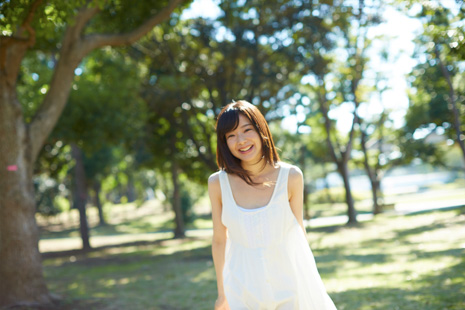
%> input picture outdoor_101_rika.jpg, 465 x 310 px
$ octave kadai3.m   (GNU Octave 9; MATLAB toolbox functions it lacks are replaced by stand-ins)
%> lines starting %> are read from the running program, lines starting %| are printed output that depends on the picture; in (x1, y1, x2, y2) boxes, pixels count from 0 and x2, y2 are one past the last pixel; in counts of white or black regions, pixels touching at a corner belong together; the program's own positions count from 1
% 課題３　閾値処理
% 閾値を4パターン設定し,閾値処理た画像を示せ．
% 下記はサンプルプログラムである．
% 課題作成にあたっては「Lenna」以外の画像を用いよ

ORG = imread('outdoor_101_rika.jpg'); %原画像の入力
%> ORG is the input picture: size 310x465x3 uint8; mean R, G, B 134.3, 142.9, 117.8
ORG = rgb2gray(ORG); %カラー画像を白黒濃淡画像へ変換
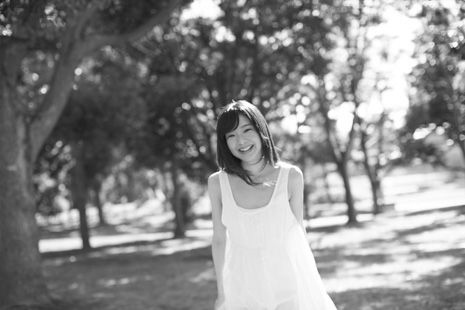
%> ORG: size 310x465 uint8; min 12, max 255, mean 137.5

imagesc(ORG) %カラーマップ（グレー）。カラーバー ％画像の表示一時停止
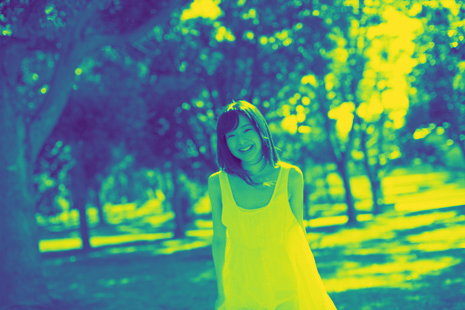
%> displayed picture: size 310x465x3, on the screen's scale of 0 to 255; mean R, G, B 89.4, 141.5, 111

IMG = ORG >  64 % 輝度値が64以上の画素を1、その他を0に変換
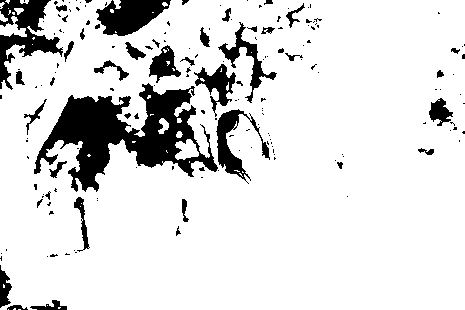
%> IMG: size 310x465 logical; 86.6% white; 173 black regions (131 under 20 px), largest, box (x1, y1, x2, y2) and area: (34, 83, 218, 192) 8408, (0, 0, 63, 90) 2172, (96, 0, 171, 36) 1706
imagesc(IMG) %カラーマップ（グレー）。カラーバー一時停止

IMG=ORG>96
%> IMG: size 310x465 logical; 61.7% white; 81 black regions (57 under 20 px), largest, box (x1, y1, x2, y2) and area: (0, 0, 330, 310) 50332, (400, 63, 465, 157) 2028, (297, 139, 356, 225) 782
imagesc(IMG) %カラーマップ（グレー）。カラーバー

IMG=ORG>128
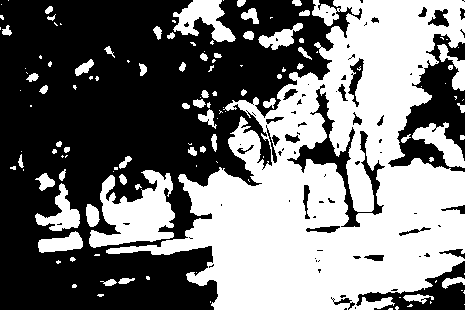
%> IMG: size 310x465 logical; 46.2% white; 131 white regions (74 under 20 px), largest, box (x1, y1, x2, y2) and area: (106, 0, 465, 310) 54211, (89, 170, 175, 248) 3761, (173, 0, 236, 42) 1376
imagesc(IMG) %カラーマップ（グレー）。カラーバー一時停止
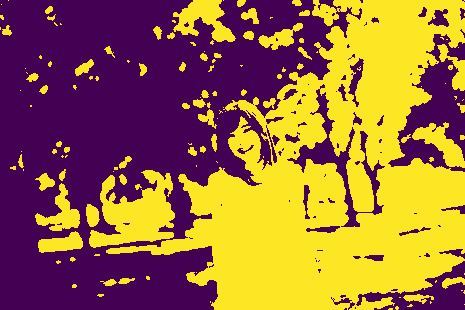
%> displayed picture: size 310x465x3, on the screen's scale of 0 to 255; mean R, G, B 153.5, 107.2, 62.3

IMG=ORG>192
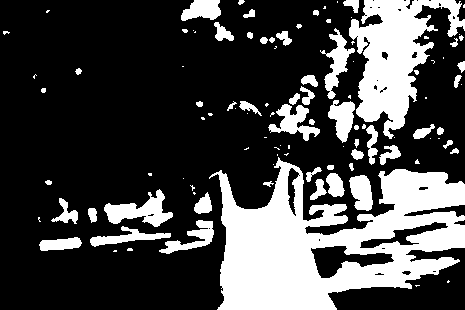
%> IMG: size 310x465 logical; 27.4% white; 105 white regions (53 under 20 px), largest, box (x1, y1, x2, y2) and area: (209, 157, 465, 310) 21428, (349, 0, 465, 139) 7486, (104, 189, 173, 227) 1185
imagesc(IMG) %カラーマップ（グレー）。カラーバー
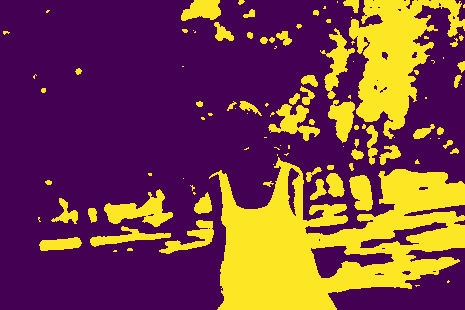
%> displayed picture: size 310x465x3, on the screen's scale of 0 to 255; mean R, G, B 118.8, 64.1, 71.1
